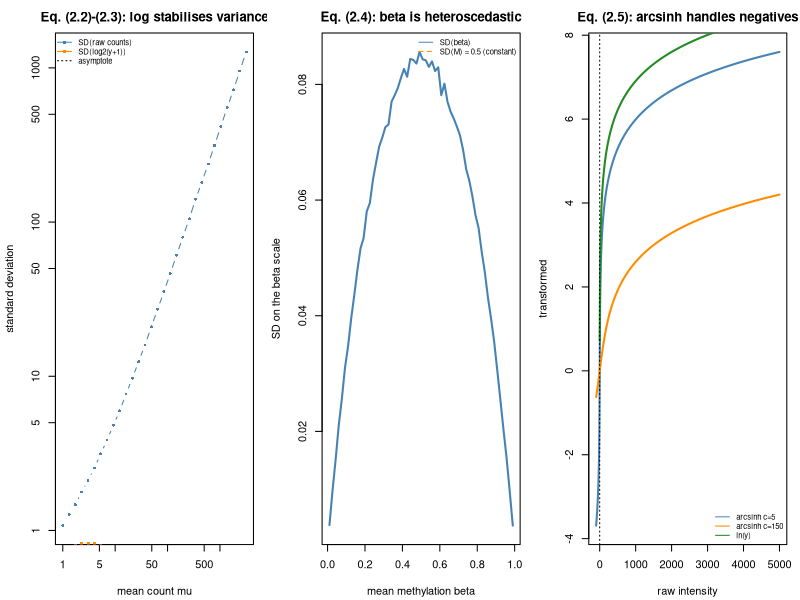

Reproduce this figure in R.
#' ---
#' title: "Module 02 - Data structures, measurement scales, transformations"
#' output: html_document
#' ---
#'
#' **Curriculum link:** `stats.md` -> Topic 2, equations (2.1)-(2.7)
#'
#' ## What you will learn
#'
#' 1. The assay triple and why the alignment contract (2.1) must be ASSERTED.
#' 2. How the support of a measurement determines its likelihood.
#' 3. log+c (2.2)-(2.3), logit/M (2.4), arcsinh (2.5) -- and what each does to
#'    the variance.
#' 4. Why compositional closure (2.6) forces negative correlations (2.7).

#+ setup, message = FALSE
MODULE_NAME <- "02_data_structures_and_scales"
OUT <- file.path(Sys.getenv("STATS_OUT", unset = "results"), MODULE_NAME)
dir.create(OUT, recursive = TRUE, showWarnings = FALSE)
header <- function(txt) cat("\n", strrep("=", 72), "\n", txt, "\n",
                            strrep("=", 72), "\n", sep = "")

#' ## 1. The assay triple and the alignment contract, eq. (2.1)
#'
#' Bioconductor's `SummarizedExperiment` exists to enforce (2.1) automatically
#' under subsetting and reordering. With plain matrices you must do it yourself.
#' A violated contract produces code that RUNS WITHOUT ERROR and is entirely
#' wrong -- the worst possible failure mode.

#+ assay-triple
header("1. Asserting the alignment contract (2.1)")

new_assay_data <- function(assay, row_data, col_data) {
  ## A minimal SummarizedExperiment. The point is not the structure, it is the
  ## validate() call: alignment is checked on construction AND after subsetting.
  obj <- list(assay = assay, row_data = row_data, col_data = col_data)
  class(obj) <- "assay_data"
  validate_assay_data(obj)
}

validate_assay_data <- function(obj) {
  if (!identical(colnames(obj$assay), rownames(obj$col_data))) {
    stop("ALIGNMENT VIOLATION: assay columns != col_data rows.\n  assay: ",
         paste(head(colnames(obj$assay), 4), collapse = ", "),
         "\n  meta : ", paste(head(rownames(obj$col_data), 4), collapse = ", "))
  }
  if (!identical(rownames(obj$assay), rownames(obj$row_data))) {
    stop("ALIGNMENT VIOLATION: assay rows != row_data rows.")
  }
  obj
}

subset_samples <- function(obj, keep) {
  new_assay_data(obj$assay[, keep, drop = FALSE], obj$row_data,
                 obj$col_data[keep,, drop = FALSE])
}

set.seed(11)
genes <- sprintf("GENE%03d", 1:6)
samples <- sprintf("S%d", 1:8)
se <- new_assay_data(
  assay = matrix(rpois(48, 50), 6, 8, dimnames = list(genes, samples)),
  row_data = data.frame(chrom = rep(c("chr1", "chr2"), each = 3),
                        row.names = genes),
  col_data = data.frame(condition = rep(c("ctrl", "trt"), each = 4),
                        batch = rep(c("b1", "b1", "b2", "b2"), 2),
                        row.names = samples))
cat(sprintf("AssayData: %d features x %d samples\n",
            nrow(se$assay), ncol(se$assay)))
print(se$col_data)

sub <- subset_samples(se, c("S1", "S3", "S6"))
cat("\nAfter subsetting, metadata travels with the data:\n")
print(sub$col_data)

cat("\nNow the classic bug - metadata sorted, assay not:\n")
scrambled <- se
scrambled$col_data <- se$col_data[order(se$col_data$condition,
                                        decreasing = TRUE),, drop = FALSE]
res <- try(validate_assay_data(scrambled), silent = TRUE)
cat("  Caught before it could do damage:\n   ",
    strsplit(attr(res, "condition")$message, "\n")[[1]][1], "\n")
cat("\nRULE: assert eq. (2.1) at the top of every script and after every merge.\n")
cat("In R, `merge()` REORDERS rows by default - a very common source of this.\n")

#' ## 2. Support determines the likelihood

#+ scales
header("2. Support -> natural model")
scale_table <- data.frame(
  Measurement = c("Read counts", "Counts out of N", "Log intensity",
                  "Methylation beta", "Relative abundance", "Time to event",
                  "Pathology grade"),
  Support = c("{0,1,2,...}", "{0..N}", "R", "[0,1]", "simplex", "[0,Inf) + censoring",
              "ordered categories"),
  Model = c("Poisson / negative binomial", "Binomial / beta-binomial", "Normal",
            "Beta / logit-normal", "Log-ratio / Dirichlet-mult.",
            "Survival / hazard", "Ordinal (proportional odds)"))
print(scale_table, row.names = FALSE)

#' ## 3. log with a pseudocount, eq. (2.2)-(2.3)
#'
#' $$\operatorname{Var}(\log_2(Y+c)) \approx
#'   \frac{1}{(\ln 2)^2}\cdot\frac{\mu+\phi\mu^2}{(\mu+c)^2}$$

#+ log-transform
header("3. log(y + c): delta-method prediction (2.3) vs simulation")

## NOTE R's parameterisation: rnbinom(n, mu =, size = ) where size = 1/phi.
nb_sample <- function(n, mu, phi) rnbinom(n, mu = mu, size = 1 / phi)
delta_var_log2 <- function(mu, phi, c) (mu + phi * mu^2) / ((mu + c)^2 * log(2)^2)

PHI <- 0.16   # typical human bulk RNA-seq dispersion (BCV = 0.4)
cat(sprintf("dispersion phi = %.2f  (asymptote phi/(ln2)^2 = %.4f)\n\n",
            PHI, PHI / log(2)^2))
cat(sprintf("%8s %5s %13s %11s %7s\n", "mu", "c", "delta (2.3)", "simulated", "ratio"))
set.seed(21)
for (mu in c(1, 5, 20, 100, 1000)) {
  for (cc in c(0.5, 1, 8)) {
    y <- nb_sample(2e5, mu, PHI)
    emp <- var(log2(y + cc))
    theo <- delta_var_log2(mu, PHI, cc)
    cat(sprintf("%8d %5.1f %13.4f %11.4f %7.2f\n", mu, cc, theo, emp, emp / theo))
  }
}
cat("\nRead the c=0.5 rows: at mu=1 the variance is ~10x the asymptote.\n")
cat("Small pseudocounts hugely inflate the variance of low-count features,\n")
cat("which is why you filter them (stats.md Topics 8, 20).\n")

#' ## 4. logit / M-value, eq. (2.4)

#+ mvalues
header("4. beta vs M-values: heteroscedasticity (2.4)")
beta_to_m <- function(b, eps = 1e-6) { b <- pmin(pmax(b, eps), 1 - eps); log2(b / (1 - b)) }
m_to_beta <- function(m) 2^m / (2^m + 1)

set.seed(31)
cat(sprintf("%15s %10s %8s\n", "true mean beta", "SD(beta)", "SD(M)"))
for (target in c(0.02, 0.10, 0.30, 0.50, 0.70, 0.95)) {
  m_draws <- rnorm(5e4, log2(target / (1 - target)), 0.5)  # constant SD on M
  cat(sprintf("%15.2f %10.4f %8.4f\n", target, sd(m_to_beta(m_draws)), sd(m_draws)))
}
cat("\nSD on beta varies ~4x across the range; SD on M is constant by\n")
cat("construction. MODEL ON M, REPORT ON BETA (stats.md Topic 23).\n")
cat(sprintf("Round trip: M = 1.5 corresponds to beta = %.4f\n", m_to_beta(1.5)))

#' ## 5. arcsinh, eq. (2.5)

#+ arcsinh
header("5. arcsinh with cofactor c (2.5)")
## R has no asinh-with-cofactor helper, so define it. Note base R DOES have
## asinh(), which handles negatives natively - unlike log().
arcsinh_transform <- function(y, cofactor) asinh(y / cofactor)

test_values <- c(-50, -5, 0, 1, 5, 50, 500, 5000)
cat(sprintf("%10s %12s %13s %11s\n", "raw", "asinh c=5", "asinh c=150", "log10(y)"))
for (v in test_values) {
  lg <- if (v > 0) sprintf("%.3f", log10(v)) else "undefined"
  cat(sprintf("%10.1f %12.3f %13.3f %11s\n",
              v, arcsinh_transform(v, 5), arcsinh_transform(v, 150), lg))
}
cat("\nc=5 is the CyTOF convention; c=150 typical for fluorescence flow.\n")
cat("arcsinh handles the negative values compensation produces.\n")

#' ## 6. Compositional closure, eq. (2.6)-(2.7)

#+ closure
header("6. Closure manufactures correlations (2.6)-(2.7)")
set.seed(41)
D <- 5; n <- 3000
absolute <- sapply(c(3, 2.5, 2, 1.5, 1), function(m) rlnorm(n, m, 0.6))
relative <- absolute / rowSums(absolute)                    # closure (2.6)

corr_abs <- cor(absolute); corr_rel <- cor(relative)
off <- upper.tri(corr_abs)
cat(sprintf("Correlation among ABSOLUTE abundances (truth: independent):\n"))
cat(sprintf("  max |off-diagonal r| = %.3f\n", max(abs(corr_abs[off]))))
cat(sprintf("\nCorrelation among RELATIVE abundances (after closure):\n"))
cat(sprintf("  max |off-diagonal r| = %.3f\n", max(abs(corr_rel[off]))))
cat(sprintf("  mean off-diagonal r  = %+.3f  (negative!)\n", mean(corr_rel[off])))
cat("\nRow sums of the relative covariance matrix - eq. (2.7) predicts 0:\n  ")
cat(sprintf("%.2e ", rowSums(cov(relative))), "\n")
cat("\nEvery correlation you see in closed data was manufactured by the\n")
cat("constraint. This is why microbiome analysis needs log-ratios (Topic 26).\n")

#' ## 7. Figure

#+ figure
png(file.path(OUT, "transformations.png"), width = 1300, height = 420, res = 110)
par(mfrow = c(1, 3), mar = c(4.2, 4.2, 2.5, 1))

set.seed(51)
mus <- 10^seq(0, 3.5, length.out = 30)
raw_sd <- sapply(mus, function(m) sd(nb_sample(2e4, m, PHI)))
log_sd <- sapply(mus, function(m) sd(log2(nb_sample(2e4, m, PHI) + 1)))
plot(mus, raw_sd, log = "xy", type = "b", pch = 16, cex = 0.6, col = "steelblue",
     xlab = "mean count mu", ylab = "standard deviation",
     main = "Eq. (2.2)-(2.3): log stabilises variance")
lines(mus, log_sd, type = "b", pch = 15, cex = 0.6, col = "darkorange")
abline(h = sqrt(PHI) / log(2), lty = 3)
legend("topleft", c("SD(raw counts)", "SD(log2(y+1))", "asymptote"),
       col = c("steelblue", "darkorange", "black"), lty = c(1, 1, 3),
       pch = c(16, 15, NA), bty = "n", cex = 0.7)

betas <- seq(0.01, 0.99, length.out = 60)
sd_beta <- sapply(betas, function(b) sd(m_to_beta(rnorm(4000, log2(b/(1-b)), 0.5))))
plot(betas, sd_beta, type = "l", lwd = 2, col = "steelblue",
     xlab = "mean methylation beta", ylab = "SD on the beta scale",
     main = "Eq. (2.4): beta is heteroscedastic")
abline(h = 0.5, col = "darkorange", lty = 2)
legend("topright", c("SD(beta)", "SD(M) = 0.5 (constant)"),
       col = c("steelblue", "darkorange"), lty = c(1, 2), bty = "n", cex = 0.7)

yy <- seq(-100, 5000, length.out = 2000)
plot(yy, asinh(yy / 5), type = "l", lwd = 2, col = "steelblue",
     xlab = "raw intensity", ylab = "transformed",
     main = "Eq. (2.5): arcsinh handles negatives")
lines(yy, asinh(yy / 150), lwd = 2, col = "darkorange")
lines(yy[yy > 0], log(yy[yy > 0]), lwd = 2, col = "forestgreen")
abline(v = 0, lty = 3)
legend("bottomright", c("arcsinh c=5", "arcsinh c=150", "ln(y)"),
       col = c("steelblue", "darkorange", "forestgreen"), lty = 1, bty = "n", cex = 0.7)
invisible(dev.off())
cat("\nFigure written to", file.path(OUT, "transformations.png"), "\n")

#' ## Decision rules (from `stats.md` Topic 2)
#'
#' 1. Ask what the number counts or measures before choosing a test.
#' 2. Keep counts as counts for inference; transformed values for
#'    visualisation, distances and PCA.
#' 3. Model on the scale where variance is stable; report on the scale a
#'    biologist can interpret.
#' 4. Assert eq. (2.1) programmatically. Assert, do not assume.
#'
#' **Next:** `03_exploratory_data_analysis.R`
